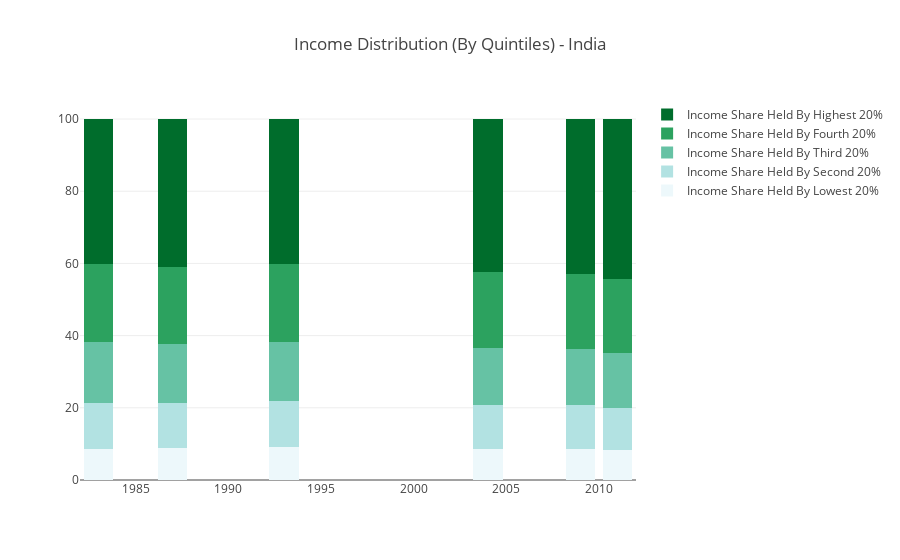

The notebook cell this image was saved under:
### Markdown cell above
Additionally, we observe similar trends in India, Indonesia and Rwanda, where the share of income belonging to each of the bottom four quintiles has decreased over time while the share of income belonging to the top quintile has increased.

### Code cell
trace1 = go.Bar(
    x = IND_income_share[IND_income_share['IndicatorCode'] == 'SI.DST.FRST.20']["Year"],
    y = IND_income_share[IND_income_share['IndicatorCode'] == 'SI.DST.FRST.20']["Value"],
    name = 'Income Share Held By Lowest 20%',
    marker = dict(
        color='rgb(237,248,251)'
    )
)

trace2 = go.Bar(
    x = IND_income_share[IND_income_share['IndicatorCode'] == 'SI.DST.02ND.20']["Year"],
    y = IND_income_share[IND_income_share['IndicatorCode'] == 'SI.DST.02ND.20']["Value"],
    name = 'Income Share Held By Second 20%',
    marker = dict(
        color='rgb(178,226,226)'
    )
)

trace3 = go.Bar(
    x = IND_income_share[IND_income_share['IndicatorCode'] == 'SI.DST.03RD.20']["Year"],
    y = IND_income_share[IND_income_share['IndicatorCode'] == 'SI.DST.03RD.20']["Value"],
    name = 'Income Share Held By Third 20%',
    marker = dict(
        color='rgb(102,194,164)'
    )
)

trace4 = go.Bar(
    x = IND_income_share[IND_income_share['IndicatorCode'] == 'SI.DST.04TH.20']["Year"],
    y = IND_income_share[IND_income_share['IndicatorCode'] == 'SI.DST.04TH.20']["Value"],
    name = 'Income Share Held By Fourth 20%',
    marker = dict(
        color='rgb(44,162,95)'
    )
)

trace5 = go.Bar(
    x = IND_income_share[IND_income_share['IndicatorCode'] == 'SI.DST.05TH.20']["Year"],
    y = IND_income_share[IND_income_share['IndicatorCode'] == 'SI.DST.05TH.20']["Value"],
    name = 'Income Share Held By Highest 20%',
    marker = dict(
        color='rgb(0,109,44)'
    )
)

data = [trace1, trace2, trace3, trace4, trace5]
layout = go.Layout(
    title = 'Income Distribution (By Quintiles) - India',
    barmode='stack'
)

fig = go.Figure(data=data, layout=layout)
py.iplot(fig, filename='stacked-bar')

### Figure 1 — Plotly figure (JSON) as saved in the notebook; plotly's stock layout.template omitted (floating-point values rounded to 4 significant figures)
{"data": [{"marker": {"color": "rgb(237,248,251)"}, "name": "Income Share Held By Lowest 20%", "type": "bar", "x": [1983, 1987, 1993, 2004, 2009, 2011], "y": [8.69, 8.84, 9.09, 8.63, 8.54, 8.2]}, {"marker": {"color": "rgb(178,226,226)"}, "name": "Income Share Held By Second 20%", "type": "bar", "x": [1983, 1987, 1993, 2004, 2009, 2011], "y": [12.76, 12.58, 12.82, 12.22, 12.14, 11.79]}, {"marker": {"color": "rgb(102,194,164)"}, "name": "Income Share Held By Third 20%", "type": "bar", "x": [1983, 1987, 1993, 2004, 2009, 2011], "y": [16.65, 16.26, 16.45, 15.81, 15.69, 15.24]}, {"marker": {"color": "rgb(44,162,95)"}, "name": "Income Share Held By Fourth 20%", "type": "bar", "x": [1983, 1987, 1993, 2004, 2009, 2011], "y": [21.76, 21.24, 21.51, 20.97, 20.81, 20.54]}, {"marker": {"color": "rgb(0,109,44)"}, "name": "Income Share Held By Highest 20%", "type": "bar", "x": [1983, 1987, 1993, 2004, 2009, 2011], "y": [40.14, 41.08, 40.14, 42.35, 42.82, 44.22]}], "layout": {"barmode": "stack", "title": "Income Distribution (By Quintiles) - India"}}
